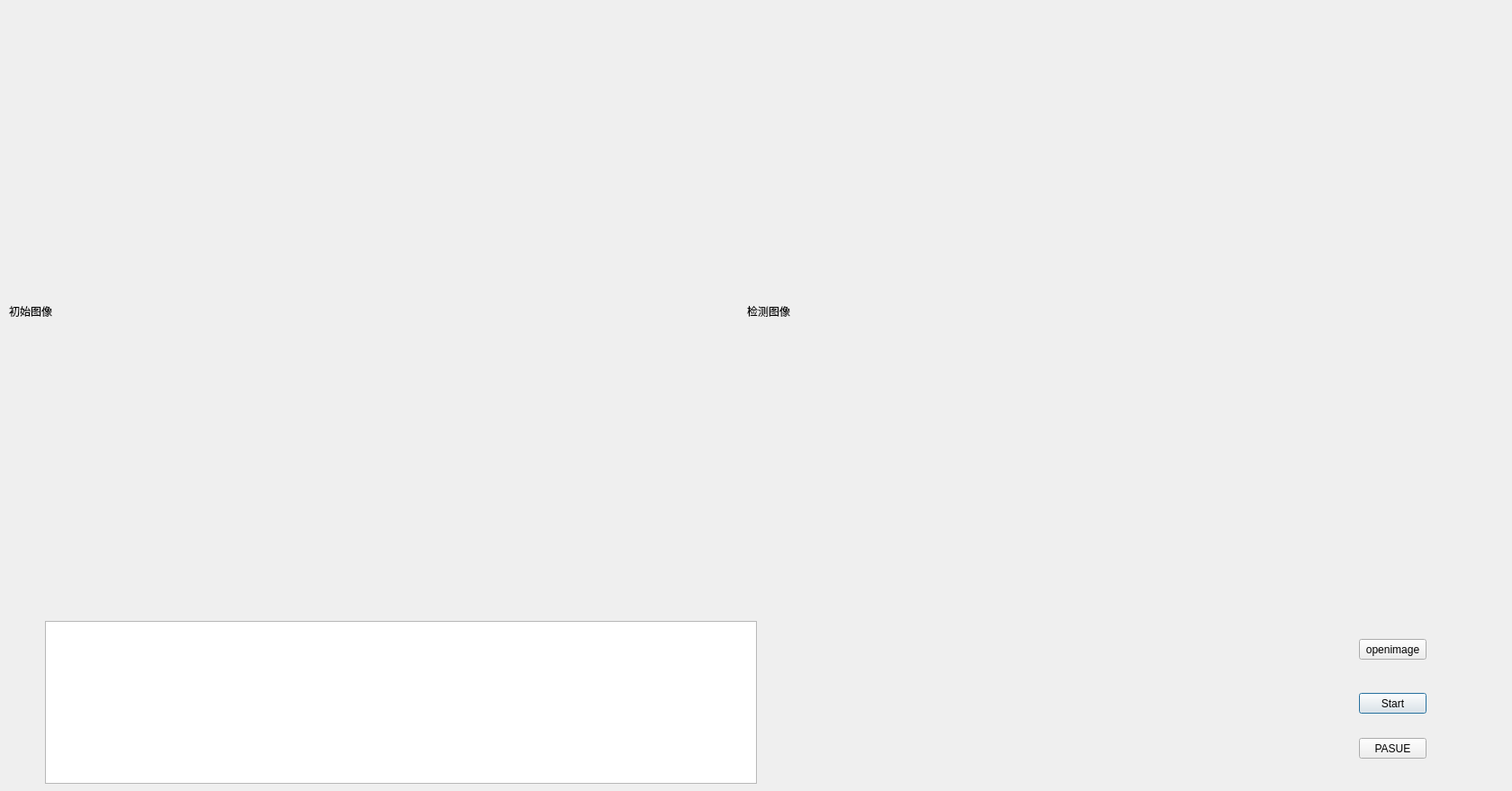
<?xml version="1.0" encoding="UTF-8"?>
<ui version="4.0">
 <class>Dialog</class>
 <widget class="QDialog" name="Dialog">
  <property name="geometry">
   <rect>
    <x>0</x>
    <y>0</y>
    <width>1680</width>
    <height>879</height>
   </rect>
  </property>
  <property name="windowTitle">
   <string>Dialog</string>
  </property>
  <widget class="QLabel" name="label">
   <property name="geometry">
    <rect>
     <x>10</x>
     <y>10</y>
     <width>791</width>
     <height>671</height>
    </rect>
   </property>
   <property name="text">
    <string>初始图像</string>
   </property>
  </widget>
  <widget class="QLabel" name="label_2">
   <property name="geometry">
    <rect>
     <x>830</x>
     <y>10</y>
     <width>831</width>
     <height>671</height>
    </rect>
   </property>
   <property name="text">
    <string>检测图像</string>
   </property>
  </widget>
  <widget class="QPushButton" name="pushButton">
   <property name="geometry">
    <rect>
     <x>1510</x>
     <y>770</y>
     <width>75</width>
     <height>23</height>
    </rect>
   </property>
   <property name="text">
    <string>Start</string>
   </property>
  </widget>
  <widget class="QPushButton" name="pushButton_2">
   <property name="geometry">
    <rect>
     <x>1510</x>
     <y>710</y>
     <width>75</width>
     <height>23</height>
    </rect>
   </property>
   <property name="text">
    <string>openimage</string>
   </property>
  </widget>
  <widget class="QPushButton" name="pushButton_3">
   <property name="geometry">
    <rect>
     <x>1510</x>
     <y>820</y>
     <width>75</width>
     <height>23</height>
    </rect>
   </property>
   <property name="text">
    <string>PASUE</string>
   </property>
  </widget>
  <widget class="QTextEdit" name="textEdit">
   <property name="geometry">
    <rect>
     <x>50</x>
     <y>690</y>
     <width>791</width>
     <height>181</height>
    </rect>
   </property>
  </widget>
 </widget>
 <resources/>
 <connections>
  <connection>
   <sender>pushButton</sender>
   <signal>clicked()</signal>
   <receiver>Dialog</receiver>
   <slot>Start()</slot>
   <hints>
    <hint type="sourcelabel">
     <x>1562</x>
     <y>782</y>
    </hint>
    <hint type="destinationlabel">
     <x>1652</x>
     <y>699</y>
    </hint>
   </hints>
  </connection>
  <connection>
   <sender>pushButton_2</sender>
   <signal>clicked()</signal>
   <receiver>Dialog</receiver>
   <slot>openimage()</slot>
   <hints>
    <hint type="sourcelabel">
     <x>1554</x>
     <y>722</y>
    </hint>
    <hint type="destinationlabel">
     <x>1483</x>
     <y>690</y>
    </hint>
   </hints>
  </connection>
  <connection>
   <sender>pushButton_3</sender>
   <signal>clicked()</signal>
   <receiver>Dialog</receiver>
   <slot>PAUSE()</slot>
   <hints>
    <hint type="sourcelabel">
     <x>1573</x>
     <y>832</y>
    </hint>
    <hint type="destinationlabel">
     <x>1664</x>
     <y>818</y>
    </hint>
   </hints>
  </connection>
 </connections>
 <slots>
  <slot>openimage()</slot>
  <slot>Start()</slot>
  <slot>PAUSE()</slot>
 </slots>
</ui>
